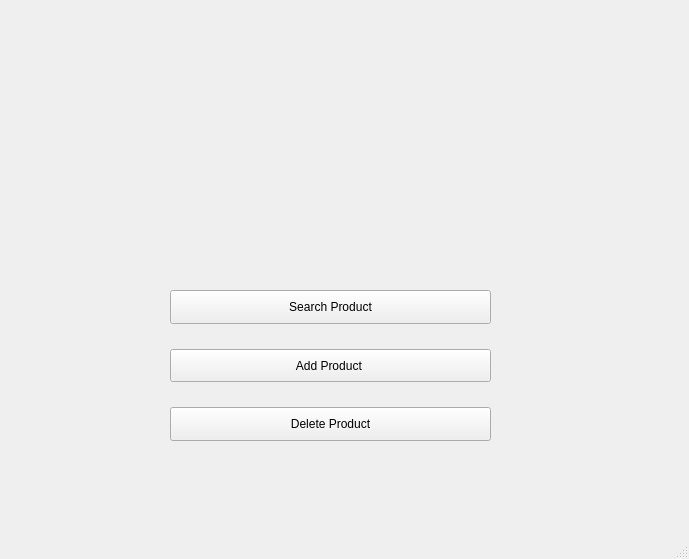
<?xml version="1.0" encoding="UTF-8"?>
<ui version="4.0">
 <class>MenuWindow</class>
 <widget class="QMainWindow" name="MenuWindow">
  <property name="geometry">
   <rect>
    <x>0</x>
    <y>0</y>
    <width>689</width>
    <height>559</height>
   </rect>
  </property>
  <property name="maximumSize">
   <size>
    <width>689</width>
    <height>559</height>
   </size>
  </property>
  <property name="windowTitle">
   <string>MainWindow</string>
  </property>
  <widget class="QWidget" name="centralwidget">
   <widget class="QWidget" name="verticalLayoutWidget">
    <property name="geometry">
     <rect>
      <x>170</x>
      <y>240</y>
      <width>321</width>
      <height>251</height>
     </rect>
    </property>
    <layout class="QVBoxLayout" name="verticalLayout">
     <property name="spacing">
      <number>25</number>
     </property>
     <property name="topMargin">
      <number>50</number>
     </property>
     <property name="bottomMargin">
      <number>50</number>
     </property>
     <item>
      <widget class="QPushButton" name="searchProductBtn">
       <property name="sizePolicy">
        <sizepolicy hsizetype="Minimum" vsizetype="Minimum">
         <horstretch>0</horstretch>
         <verstretch>0</verstretch>
        </sizepolicy>
       </property>
       <property name="text">
        <string>Search Product</string>
       </property>
      </widget>
     </item>
     <item>
      <widget class="QPushButton" name="addProductBtn">
       <property name="sizePolicy">
        <sizepolicy hsizetype="Minimum" vsizetype="Minimum">
         <horstretch>0</horstretch>
         <verstretch>0</verstretch>
        </sizepolicy>
       </property>
       <property name="text">
        <string>Add Product </string>
       </property>
      </widget>
     </item>
     <item>
      <widget class="QPushButton" name="deleteProductBtn">
       <property name="sizePolicy">
        <sizepolicy hsizetype="Minimum" vsizetype="Minimum">
         <horstretch>0</horstretch>
         <verstretch>0</verstretch>
        </sizepolicy>
       </property>
       <property name="text">
        <string>Delete Product</string>
       </property>
      </widget>
     </item>
    </layout>
   </widget>
   <widget class="QLabel" name="Logo">
    <property name="geometry">
     <rect>
      <x>30</x>
      <y>20</y>
      <width>131</width>
      <height>121</height>
     </rect>
    </property>
    <property name="text">
     <string/>
    </property>
    <property name="pixmap">
     <pixmap>google-logo-9808.png</pixmap>
    </property>
    <property name="scaledContents">
     <bool>true</bool>
    </property>
   </widget>
  </widget>
  <widget class="QMenuBar" name="menubar">
   <property name="geometry">
    <rect>
     <x>0</x>
     <y>0</y>
     <width>689</width>
     <height>21</height>
    </rect>
   </property>
  </widget>
  <widget class="QStatusBar" name="statusbar"/>
 </widget>
 <resources/>
 <connections/>
</ui>
